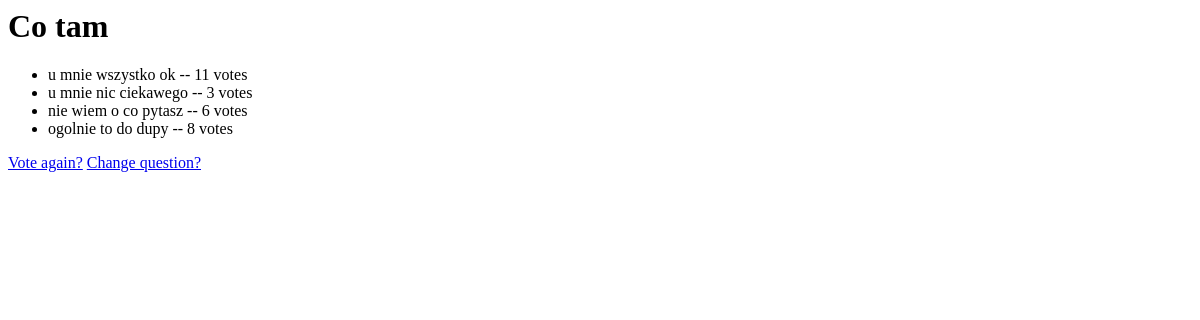
Before: /1/results/ with the older database file.
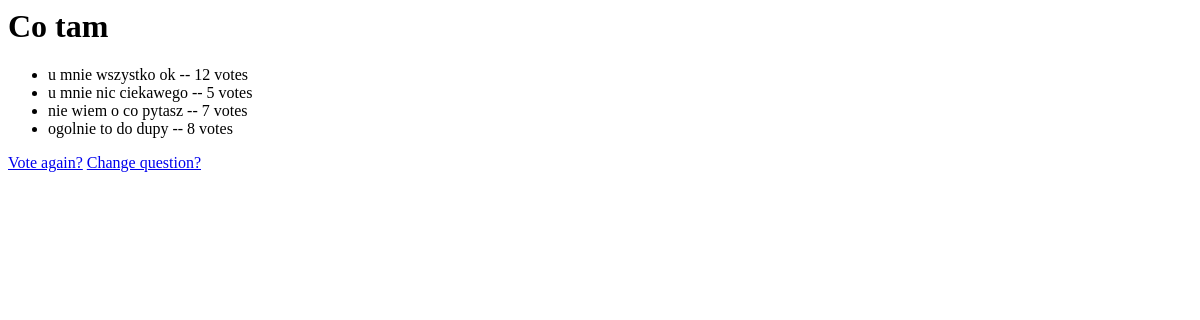
After: the same page with the newer database file.
### polls/models.py (models this page shows, shortened)
class Question(models.Model):
    question_text = models.CharField(max_length=200)
    pub_date = models.DateTimeField('date published')

class Choice(models.Model):
    question = models.ForeignKey(Question, on_delete=models.CASCADE)
    choice_text = models.CharField(max_length=200)
    votes = models.IntegerField(default=0)

### polls/views.py (the view)
# urls.py: url(r'^(?P<pk>[0-9]+)/results/$', views.ResultsView.as_view(), name='results'),
class ResultsView(DetailView):
    model = Question
    template_name = 'polls/results.html'

### polls/templates/polls/results.html
<h1>{{ question.question_text }}</h1>
<ul>
{% for choice in question.choice_set.all %}
    <li>{{ choice.choice_text }} -- {{ choice.votes }} vote{{ choice.votes|pluralize }}</li>
{% endfor %}
</ul>
<a href="{% url 'polls:detail' question.id %}">Vote again?</a>
<a href="{% url 'polls:index' %}">Change question?</a>

Changed rows visible on the page:
changed Choice "u mnie wszystko ok": votes "11" → "12"
changed Choice "u mnie nic ciekawego": votes "3" → "5"
changed Choice "nie wiem o co pytasz": votes "6" → "7"
